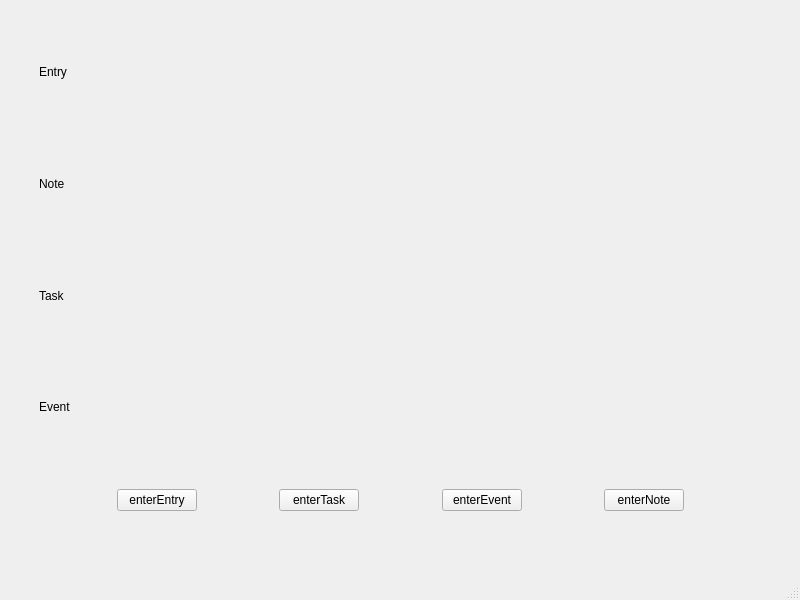
<?xml version="1.0" encoding="UTF-8"?>
<ui version="4.0">
 <class>MainWindow</class>
 <widget class="QMainWindow" name="MainWindow">
  <property name="geometry">
   <rect>
    <x>0</x>
    <y>0</y>
    <width>800</width>
    <height>600</height>
   </rect>
  </property>
  <property name="windowTitle">
   <string>MainWindow</string>
  </property>
  <widget class="QWidget" name="centralwidget">
   <widget class="QWidget" name="horizontalLayoutWidget">
    <property name="geometry">
     <rect>
      <x>40</x>
      <y>460</y>
      <width>721</width>
      <height>80</height>
     </rect>
    </property>
    <layout class="QHBoxLayout" name="horizontalLayout">
     <item>
      <spacer name="horizontalSpacer">
       <property name="orientation">
        <enum>Qt::Orientation::Horizontal</enum>
       </property>
       <property name="sizeHint" stdset="0">
        <size>
         <width>40</width>
         <height>20</height>
        </size>
       </property>
      </spacer>
     </item>
     <item>
      <widget class="QPushButton" name="enterEntry">
       <property name="text">
        <string>enterEntry</string>
       </property>
      </widget>
     </item>
     <item>
      <spacer name="horizontalSpacer_2">
       <property name="orientation">
        <enum>Qt::Orientation::Horizontal</enum>
       </property>
       <property name="sizeHint" stdset="0">
        <size>
         <width>40</width>
         <height>20</height>
        </size>
       </property>
      </spacer>
     </item>
     <item>
      <widget class="QPushButton" name="enterTask">
       <property name="text">
        <string>enterTask</string>
       </property>
      </widget>
     </item>
     <item>
      <spacer name="horizontalSpacer_3">
       <property name="orientation">
        <enum>Qt::Orientation::Horizontal</enum>
       </property>
       <property name="sizeHint" stdset="0">
        <size>
         <width>40</width>
         <height>20</height>
        </size>
       </property>
      </spacer>
     </item>
     <item>
      <widget class="QPushButton" name="enterEvent">
       <property name="text">
        <string>enterEvent</string>
       </property>
      </widget>
     </item>
     <item>
      <spacer name="horizontalSpacer_4">
       <property name="orientation">
        <enum>Qt::Orientation::Horizontal</enum>
       </property>
       <property name="sizeHint" stdset="0">
        <size>
         <width>40</width>
         <height>20</height>
        </size>
       </property>
      </spacer>
     </item>
     <item>
      <widget class="QPushButton" name="enterNote">
       <property name="text">
        <string>enterNote</string>
       </property>
      </widget>
     </item>
     <item>
      <spacer name="horizontalSpacer_5">
       <property name="orientation">
        <enum>Qt::Orientation::Horizontal</enum>
       </property>
       <property name="sizeHint" stdset="0">
        <size>
         <width>40</width>
         <height>20</height>
        </size>
       </property>
      </spacer>
     </item>
    </layout>
   </widget>
   <widget class="QWidget" name="verticalLayoutWidget">
    <property name="geometry">
     <rect>
      <x>39</x>
      <y>19</y>
      <width>721</width>
      <height>441</height>
     </rect>
    </property>
    <layout class="QVBoxLayout" name="verticalLayout">
     <item>
      <widget class="QLabel" name="label">
       <property name="text">
        <string>Entry</string>
       </property>
      </widget>
     </item>
     <item>
      <layout class="QVBoxLayout" name="verticalLayout_Entry"/>
     </item>
     <item>
      <widget class="QLabel" name="label_2">
       <property name="text">
        <string>Note</string>
       </property>
      </widget>
     </item>
     <item>
      <layout class="QVBoxLayout" name="verticalLayout_Note"/>
     </item>
     <item>
      <widget class="QLabel" name="label_3">
       <property name="text">
        <string>Task</string>
       </property>
      </widget>
     </item>
     <item>
      <layout class="QVBoxLayout" name="verticalLayout_Task"/>
     </item>
     <item>
      <widget class="QLabel" name="label_4">
       <property name="text">
        <string>Event</string>
       </property>
      </widget>
     </item>
     <item>
      <layout class="QVBoxLayout" name="verticalLayout_Event"/>
     </item>
    </layout>
   </widget>
  </widget>
  <widget class="QMenuBar" name="menubar">
   <property name="geometry">
    <rect>
     <x>0</x>
     <y>0</y>
     <width>800</width>
     <height>25</height>
    </rect>
   </property>
  </widget>
  <widget class="QStatusBar" name="statusbar"/>
 </widget>
 <resources/>
 <connections/>
</ui>
